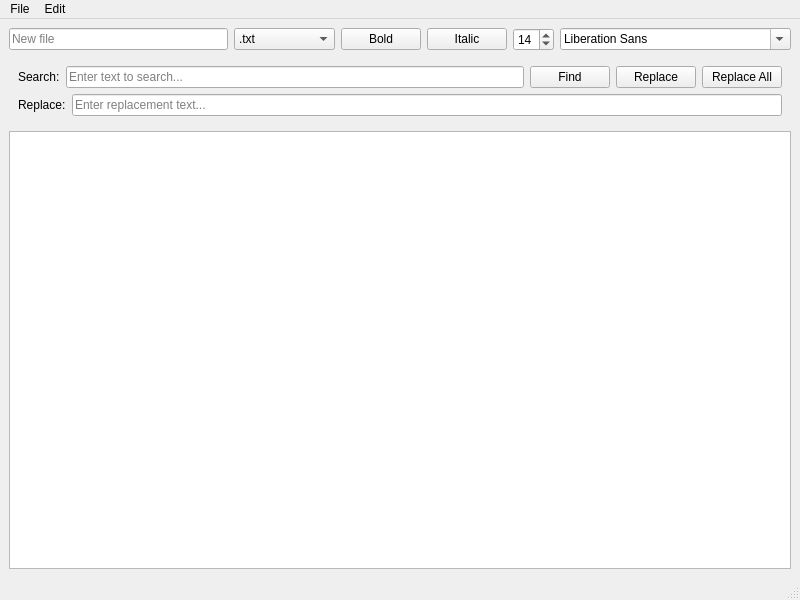
<?xml version="1.0" encoding="UTF-8"?>
<ui version="4.0">
 <class>MainWindow</class>
 <widget class="QMainWindow" name="MainWindow">
  <property name="geometry">
   <rect>
    <x>0</x>
    <y>0</y>
    <width>800</width>
    <height>600</height>
   </rect>
  </property>
  <property name="windowTitle">
   <string>Noter</string>
  </property>
  <property name="windowIcon">
   <iconset theme="QIcon::ThemeIcon::MailMessageNew"/>
  </property>
  <widget class="QWidget" name="centralwidget">
   <layout class="QVBoxLayout" name="verticalLayout">
    <item>
     <layout class="QHBoxLayout" name="horizontalLayout">
      <item>
       <widget class="QLineEdit" name="lineEditFileName">
        <property name="text">
         <string/>
        </property>
        <property name="placeholderText">
         <string>New file</string>
        </property>
       </widget>
      </item>
      <item>
       <widget class="QComboBox" name="comboBoxFileExtension">
        <property name="minimumSize">
         <size>
          <width>100</width>
          <height>0</height>
         </size>
        </property>
        <item>
         <property name="text">
          <string>.txt</string>
         </property>
        </item>
        <item>
         <property name="text">
          <string>.cpp</string>
         </property>
        </item>
        <item>
         <property name="text">
          <string>.h</string>
         </property>
        </item>
        <item>
         <property name="text">
          <string>.hpp</string>
         </property>
        </item>
        <item>
         <property name="text">
          <string>.py</string>
         </property>
        </item>
        <item>
         <property name="text">
          <string>.java</string>
         </property>
        </item>
        <item>
         <property name="text">
          <string>.js</string>
         </property>
        </item>
        <item>
         <property name="text">
          <string>.html</string>
         </property>
        </item>
        <item>
         <property name="text">
          <string>.xml</string>
         </property>
        </item>
        <item>
         <property name="text">
          <string>No extension</string>
         </property>
        </item>
       </widget>
      </item>
      <item>
       <widget class="QPushButton" name="pushButtonBold">
        <property name="text">
         <string>Bold</string>
        </property>
       </widget>
      </item>
      <item>
       <widget class="QPushButton" name="pushButtonItalic">
        <property name="text">
         <string>Italic</string>
        </property>
       </widget>
      </item>
      <item>
       <widget class="QSpinBox" name="spinBoxFontSize">
        <property name="minimum">
         <number>1</number>
        </property>
        <property name="maximum">
         <number>60</number>
        </property>
        <property name="value">
         <number>14</number>
        </property>
       </widget>
      </item>
      <item>
       <widget class="QFontComboBox" name="fontComboBox"/>
      </item>
     </layout>
    </item>
    <item>
     <widget class="QWidget" name="searchPanel" native="true">
      <property name="maximumHeight">
       <number>100</number>
      </property>
      <property name="visible">
       <bool>false</bool>
      </property>
      <layout class="QVBoxLayout" name="verticalLayout_2">
       <item>
        <layout class="QHBoxLayout" name="horizontalLayout_2">
         <item>
          <widget class="QLabel" name="labelSearch">
           <property name="text">
            <string>Search:</string>
           </property>
          </widget>
         </item>
         <item>
          <widget class="QLineEdit" name="lineEditSearch">
           <property name="placeholderText">
            <string>Enter text to search...</string>
           </property>
          </widget>
         </item>
         <item>
          <widget class="QPushButton" name="pushButtonSearch">
           <property name="text">
            <string>Find</string>
           </property>
          </widget>
         </item>
         <item>
          <widget class="QPushButton" name="pushButtonReplace">
           <property name="text">
            <string>Replace</string>
           </property>
          </widget>
         </item>
         <item>
          <widget class="QPushButton" name="pushButtonReplaceAll">
           <property name="text">
            <string>Replace All</string>
           </property>
          </widget>
         </item>
        </layout>
       </item>
       <item>
        <layout class="QHBoxLayout" name="horizontalLayout_3">
         <item>
          <widget class="QLabel" name="labelReplace">
           <property name="text">
            <string>Replace:</string>
           </property>
          </widget>
         </item>
         <item>
          <widget class="QLineEdit" name="lineEditReplace">
           <property name="placeholderText">
            <string>Enter replacement text...</string>
           </property>
          </widget>
         </item>
        </layout>
       </item>
      </layout>
     </widget>
    </item>
    <item>
     <widget class="QTextEdit" name="textEdit"/>
    </item>
   </layout>
  </widget>
  <widget class="QMenuBar" name="menubar">
   <property name="geometry">
    <rect>
     <x>0</x>
     <y>0</y>
     <width>800</width>
     <height>22</height>
    </rect>
   </property>
   <widget class="QMenu" name="menuFile">
    <property name="title">
     <string>File</string>
    </property>
    <addaction name="actionNew"/>
    <addaction name="actionOpen"/>
    <addaction name="actionSave"/>
    <addaction name="actionSaveAs"/>
    <addaction name="separator"/>
    <addaction name="actionExit"/>
   </widget>
   <widget class="QMenu" name="menuEdit">
    <property name="title">
     <string>Edit</string>
    </property>
    <addaction name="actionUndo"/>
    <addaction name="actionRedo"/>
    <addaction name="separator"/>
    <addaction name="actionCut"/>
    <addaction name="actionCopy"/>
    <addaction name="actionPaste"/>
    <addaction name="actionSelectAll"/>
    <addaction name="separator"/>
    <addaction name="actionSearch"/>
    <addaction name="actionToggleTheme"/>
   </widget>
   <addaction name="menuFile"/>
   <addaction name="menuEdit"/>
  </widget>
  <widget class="QStatusBar" name="statusbar"/>
  <action name="actionSave">
   <property name="text">
    <string>Save</string>
   </property>
   <property name="shortcut">
    <string>Ctrl+S</string>
   </property>
  </action>
  <action name="actionSaveAs">
   <property name="text">
    <string>Save as</string>
   </property>
   <property name="shortcut">
    <string>Ctrl+Shift+S</string>
   </property>
  </action>
  <action name="actionNew">
   <property name="text">
    <string>New</string>
   </property>
   <property name="shortcut">
    <string>Ctrl+N</string>
   </property>
  </action>
  <action name="actionOpen">
   <property name="text">
    <string>Open</string>
   </property>
   <property name="shortcut">
    <string>Ctrl+O</string>
   </property>
  </action>
  <action name="actionSize">
   <property name="text">
    <string>Font size</string>
   </property>
  </action>
  <action name="actionSize_2">
   <property name="text">
    <string>Size</string>
   </property>
  </action>
  <action name="actionTimes_New_Qweyke">
   <property name="text">
    <string>Times New Qweyke</string>
   </property>
  </action>
  <action name="actionQweykibri">
   <property name="text">
    <string>Qweykibri</string>
   </property>
  </action>
  <action name="actionSearch">
   <property name="text">
    <string>Search &amp; Replace</string>
   </property>
   <property name="shortcut">
    <string>Ctrl+F</string>
   </property>
  </action>
  <action name="actionToggleTheme">
   <property name="text">
    <string>Toggle Dark Theme</string>
   </property>
   <property name="shortcut">
    <string>Ctrl+T</string>
   </property>
  </action>
  <action name="actionUndo">
   <property name="text">
    <string>Undo</string>
   </property>
   <property name="shortcut">
    <string>Ctrl+Z</string>
   </property>
  </action>
  <action name="actionRedo">
   <property name="text">
    <string>Redo</string>
   </property>
   <property name="shortcut">
    <string>Ctrl+Y</string>
   </property>
  </action>
  <action name="actionCut">
   <property name="text">
    <string>Cut</string>
   </property>
   <property name="shortcut">
    <string>Ctrl+X</string>
   </property>
  </action>
  <action name="actionCopy">
   <property name="text">
    <string>Copy</string>
   </property>
   <property name="shortcut">
    <string>Ctrl+C</string>
   </property>
  </action>
  <action name="actionPaste">
   <property name="text">
    <string>Paste</string>
   </property>
   <property name="shortcut">
    <string>Ctrl+V</string>
   </property>
  </action>
  <action name="actionSelectAll">
   <property name="text">
    <string>Select All</string>
   </property>
   <property name="shortcut">
    <string>Ctrl+A</string>
   </property>
  </action>
  <action name="actionExit">
   <property name="text">
    <string>Exit</string>
   </property>
   <property name="shortcut">
    <string>Ctrl+Q</string>
   </property>
  </action>
 </widget>
 <resources/>
 <connections/>
</ui>
